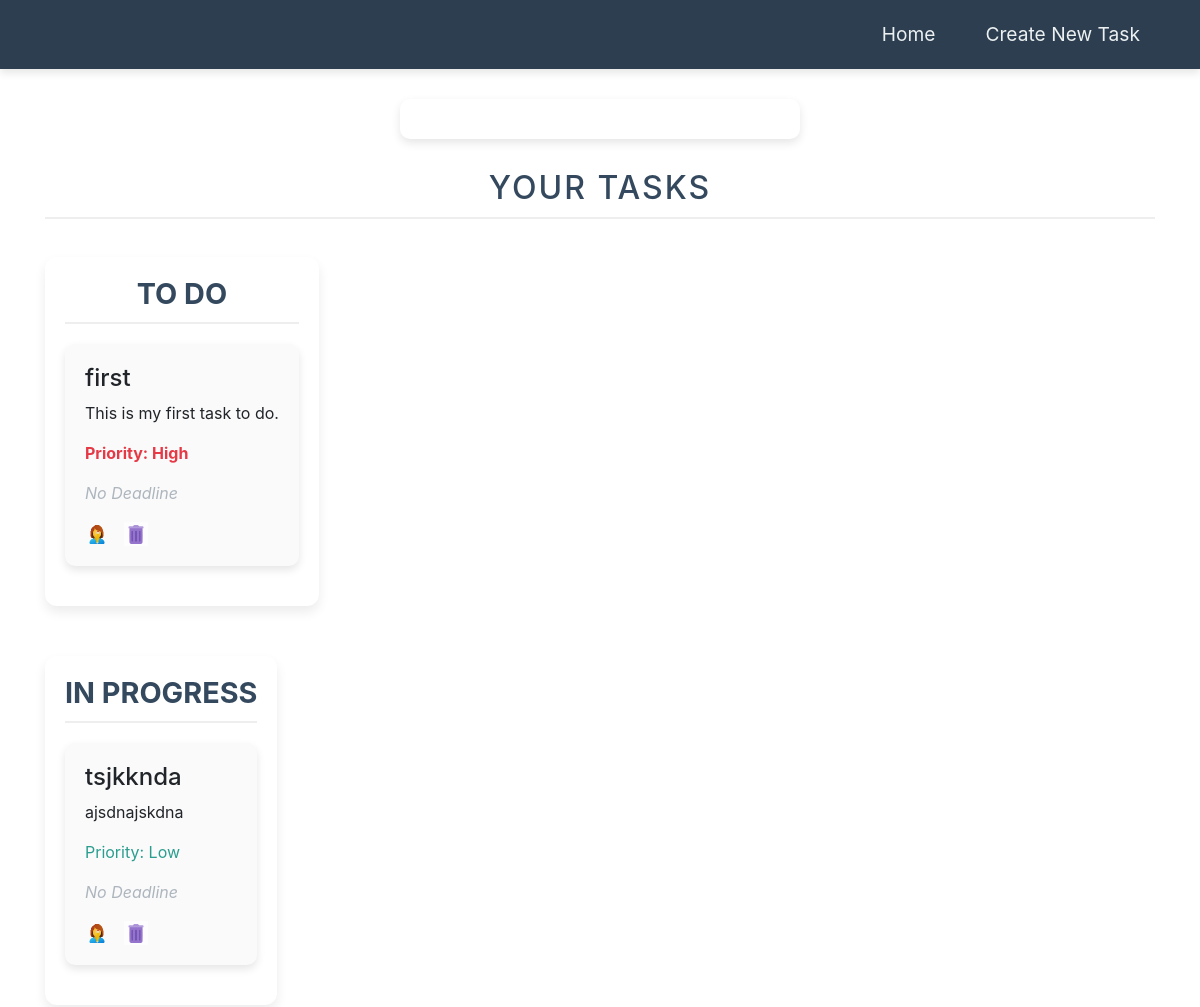
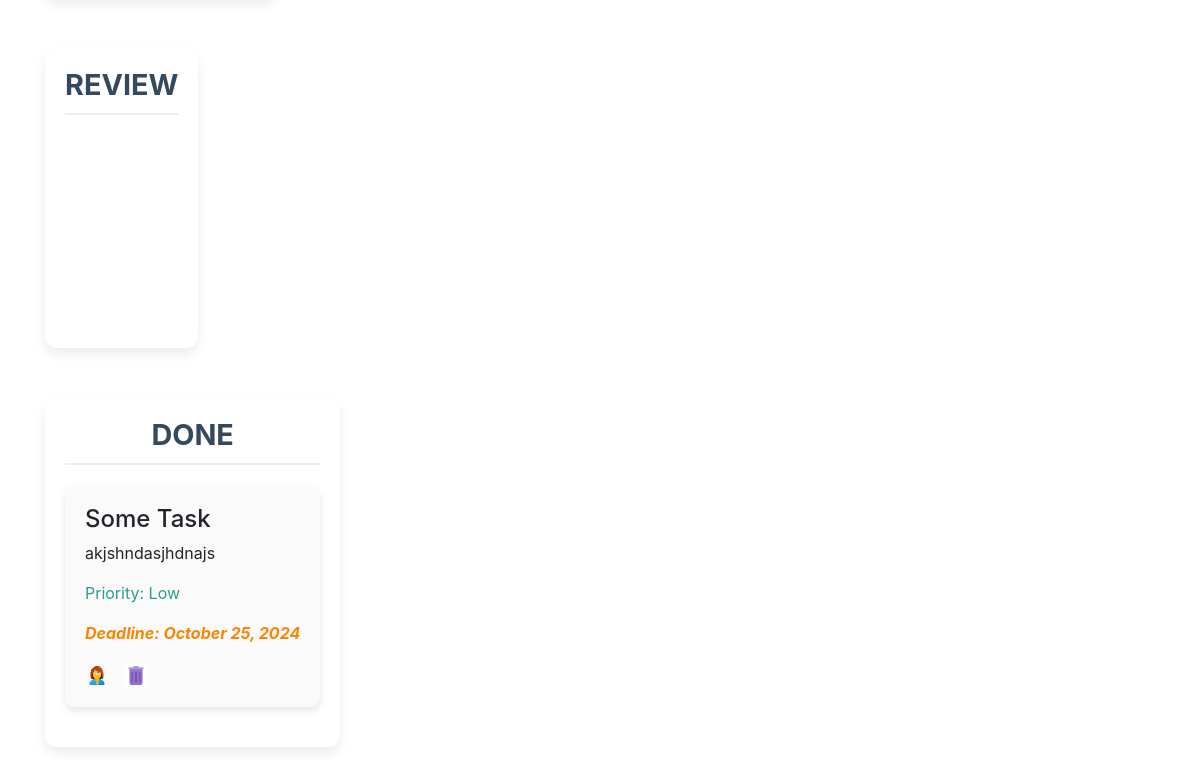
The app's page /, older data (2 pictures, top to bottom).
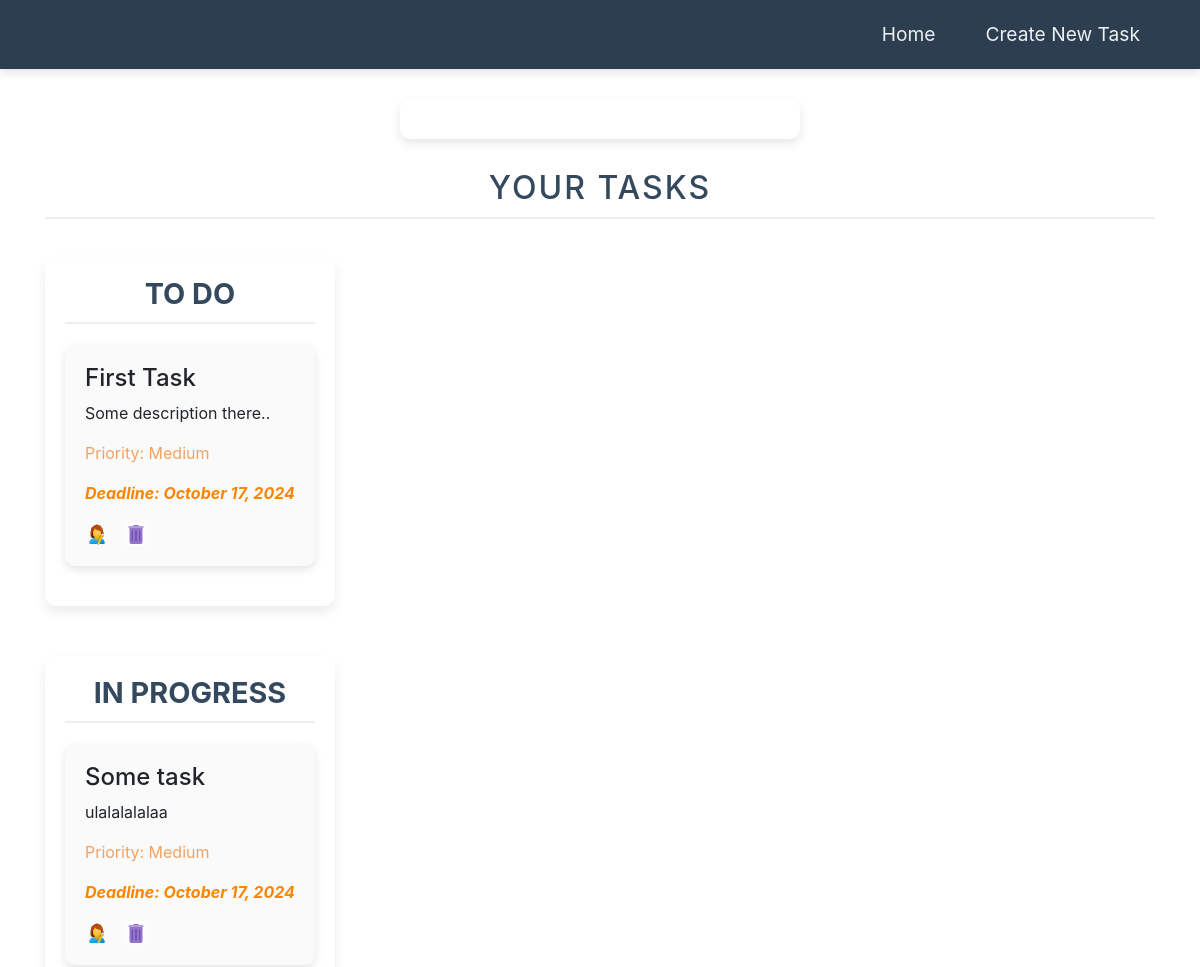
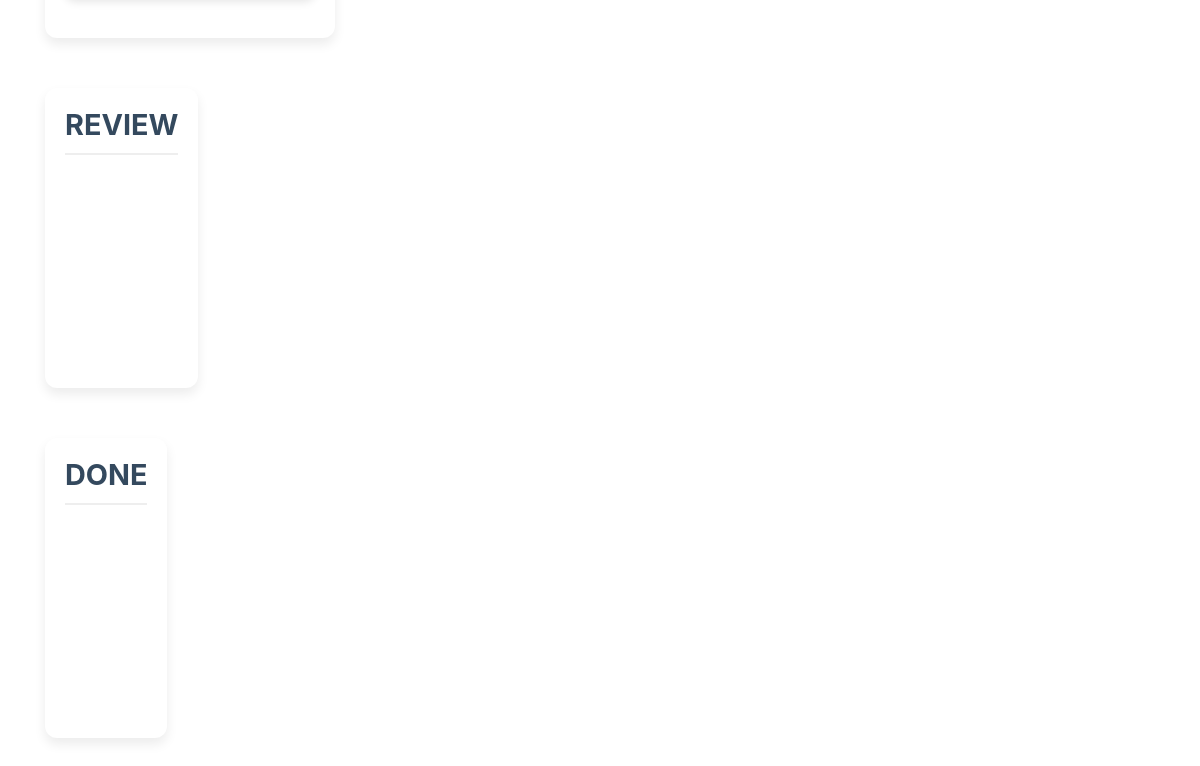
The same page, newer data (2 pictures, top to bottom).
### task/models.py (models this page shows, shortened)
class Task(models.Model):
    DoesNotExist = None
    objects = None
    PRIORITY_CHOICES = [
        ('Low', 'Low'),
        ('Medium', 'Medium'),
        ('High', 'High'),
    ]
    STATUS_CHOICES = [
        ('To Do', 'To Do'),
        ('In Progress', 'In Progress'),
        ('Review', 'Review'),
        ('Done', 'Done'),
    ]
    title = models.CharField(max_length=200)
    description = models.TextField(blank=True)
    status = models.CharField(max_length=50, choices=STATUS_CHOICES, default='to do')
    priority = models.CharField(max_length=10, choices=PRIORITY_CHOICES, default='Low')
    deadline = models.DateTimeField(null=True, blank=True)
    created_at = models.DateTimeField(auto_now_add=True)
    updated_at = models.DateTimeField(auto_now=True)

### task/views.py (the view)
# urls.py: path('', TaskListView.as_view(), name='task_list'),
class TaskListView(ListView):
    model = Task
    template_name = 'task/task_list.html'
    def get_context_data(self, **kwargs):
        context = super().get_context_data(**kwargs)
        context['tasks_to_do'] = Task.objects.filter(status='To Do')
        context['tasks_in_progress'] = Task.objects.filter(status='In Progress')
        context['tasks_review'] = Task.objects.filter(status='Review')
        context['tasks_done'] = Task.objects.filter(status='Done')
        return context

### templates/task/task_list.html (shortened to what this page needs)
{% extends 'base.html' %}
{% load static %}
{% block content %}
<h2>Your Tasks</h2>
<div class="task-board">
    <div class="column" data-status="To Do">
        <h3>To Do</h3>
        <div class="task-list" data-list="to-do">
            {% for task in tasks_to_do %}
            <div class="task-card" data-task-id="{{ task.pk }}" draggable="true">
                <h4>{{ task.title }}</h4>
                <p>{{ task.description }}</p>
                <p class="priority {{ task.priority|lower }}">Priority: {{ task.priority }}</p>
                {% if task.deadline %}
                <p class="deadline">Deadline: {{ task.deadline|date:"F j, Y" }}</p>
                {% else %}
                <p class="no-deadline">No Deadline</p>
                {% endif %}
                <a href="{% url 'task_update' task.pk %}" class="btn-edit">
                    <img src="{% static 'images/edit.png' %}" alt="Edit" class="action-icon">
                </a>
                <a href="{% url 'task_delete' task.pk %}" class="btn-delete">
                    <img src="{% static 'images/delete.png' %}" alt="Delete" class="action-icon">
                </a>
            </div>
            {% endfor %}
        </div>
    </div>
    <div class="column" data-status="In Progress">
        <h3>In Progress</h3>
        <div class="task-list" data-list="in-progress">
            {% for task in tasks_in_progress %}
            <div class="task-card" data-task-id="{{ task.pk }}" draggable="true">
                <h4>{{ task.title }}</h4>
                <p>{{ task.description }}</p>
                <p class="priority {{ task.priority|lower }}">Priority: {{ task.priority }}</p>
                {% if task.deadline %}
                <p class="deadline">Deadline: {{ task.deadline|date:"F j, Y" }}</p>
                {% else %}
                <p class="no-deadline">No Deadline</p>
                {% endif %}
                <a href="{% url 'task_update' task.pk %}" class="btn-edit">
                    <img src="{% static 'images/edit.png' %}" alt="Edit" class="action-icon">
                </a>
                <a href="{% url 'task_delete' task.pk %}" class="btn-delete">
                    <img src="{% static 'images/delete.png' %}" alt="Delete" class="action-icon">
                </a>
            </div>
            {% endfor %}
        </div>
    </div>
    <div class="column" data-status="Review">
        <h3>Review</h3>
    </div>
    <div class="column" data-status="Done">
        <h3>Done</h3>
        <div class="task-list" data-list="done">
            {% for task in tasks_done %}
            <div class="task-card" data-task-id="{{ task.pk }}" draggable="true">
                <h4>{{ task.title }}</h4>
                <p>{{ task.description }}</p>
                <p class="priority {{ task.priority|lower }}">Priority: {{ task.priority }}</p>
                {% if task.deadline %}
                <p class="deadline">Deadline: {{ task.deadline|date:"F j, Y" }}</p>
                {% else %}
                <p class="no-deadline">No Deadline</p>
                {% endif %}
                <a href="{% url 'task_update' task.pk %}" class="btn-edit">
                    <img src="{% static 'images/edit.png' %}" alt="Edit" class="action-icon">
                </a>
                <a href="{% url 'task_delete' task.pk %}" class="btn-delete">
                    <img src="{% static 'images/delete.png' %}" alt="Delete" class="action-icon">
                </a>
            </div>
            {% endfor %}
        </div>
    </div>
</div>
{% endblock %}

Row changes from the older to the newer data that the page shows:
removed Task: title "first", description "This is my first task to do.", priority "High", shows "No Deadline", shown under "TO DO"
removed Task: title "tsjkknda", description "ajsdnajskdna", priority "Low", shows "No Deadline", shown under "IN PROGRESS"
removed Task: title "Some Task", description "akjshndasjhdnajs", priority "Low", deadline "October 25, 2024", shown under "DONE"
added Task: title "First Task", description "Some description there..", priority "Medium", deadline "October 17, 2024", shown under "TO DO"
added Task: title "Some task", description "ulalalalalaa", priority "Medium", deadline "October 17, 2024", shown under "IN PROGRESS"
